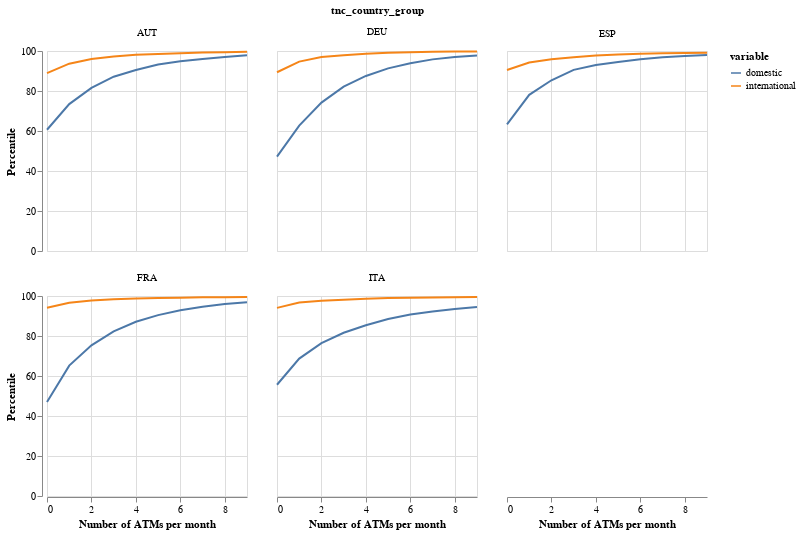

Notebook code for this chart:
### Code cell
df = pd.read_csv("atm_new.csv")

df["tnc_country_group"] = df["tnc_country_group"].str.strip()
df = df.loc[df["tnc_country_group"].isin(["NEuro", "Other", "GrE"]) == False, :]

df = df.loc[pd.to_datetime(df["start_time"]) == pd.to_datetime("2020-07-01"), :]

df["domestic"] = df["dom_atm"]
df["international"] = df["atms"] - df["domestic"]

df = (
    df.groupby(["user_id", "tnc_country_group"])["domestic", "international"]
    .agg("max")
    .reset_index()
    .fillna(0)
)

df = pd.melt(df, id_vars=["user_id", "tnc_country_group"])

df = (
    df.groupby(["tnc_country_group", "variable", "value"])["user_id"]
    .agg("nunique")
    .reset_index()
)


df["perc"] = (
    100
    * df["user_id"]
    / df.groupby(["tnc_country_group", "variable"])["user_id"].transform("sum")
)
df["cum"] = df.groupby(["tnc_country_group", "variable"])["perc"].cumsum()


alt.Chart(df.loc[df["value"] < 10, :]).mark_line().encode(
    x=alt.X("value:Q", axis=alt.Axis(title="Number of ATMs per month")),
    y=alt.Y("cum:Q", axis=alt.Axis(title="Percentile")),
    color="variable:N",
).properties(width=200, height=200, title="ATM withdrawals across markets").facet(
    facet="tnc_country_group", columns=3
)

### Figure 1 — Vega-Lite specification as saved in the notebook (floating-point values rounded to 4 significant figures)
{"config": {"view": {"continuousWidth": 400, "continuousHeight": 300}}, "data": {"name": "data-21589fb4367f6c1b4219f3cfd421ff77"}, "facet": {"type": "nominal", "field": "tnc_country_group"}, "spec": {"mark": "line", "encoding": {"color": {"type": "nominal", "field": "variable"}, "x": {"type": "quantitative", "axis": {"title": "Number of ATMs per month"}, "field": "value"}, "y": {"type": "quantitative", "axis": {"title": "Percentile"}, "field": "cum"}}, "height": 200, "title": "ATM withdrawals across markets", "width": 200}, "columns": 3, "$schema": "https://vega.github.io/schema/vega-lite/v4.0.2.json", "datasets": {"data-21589fb4367f6c1b4219f3cfd421ff77": [{"tnc_country_group": "AUT", "variable": "domestic", "value": 0, "user_id": 1350, "perc": 60.62, "cum": 60.62}, {"tnc_country_group": "AUT", "variable": "domestic", "value": 1, "user_id": 286, "perc": 12.84, "cum": 73.46}, {"tnc_country_group": "AUT", "variable": "domestic", "value": 2, "user_id": 180, "perc": 8.083, "cum": 81.54}, {"tnc_country_group": "AUT", "variable": "domestic", "value": 3, "user_id": 125, "perc": 5.613, "cum": 87.16}, {"tnc_country_group": "AUT", "variable": "domestic", "value": 4, "user_id": 75, "perc": 3.368, "cum": 90.53}, {"tnc_country_group": "AUT", "variable": "domestic", "value": 5, "user_id": 61, "perc": 2.739, "cum": 93.26}, {"tnc_country_group": "AUT", "variable": "domestic", "value": 6, "user_id": 35, "perc": 1.572, "cum": 94.84}, {"tnc_country_group": "AUT", "variable": "domestic", "value": 7, "user_id": 25, "perc": 1.123, "cum": 95.96}, {"tnc_country_group": "AUT", "variable": "domestic", "value": 8, "user_id": 22, "perc": 0.9879, "cum": 96.95}, {"tnc_country_group": "AUT", "variable": "domestic", "value": 9, "user_id": 20, "perc": 0.8981, "cum": 97.84}, {"tnc_country_group": "AUT", "variable": "international", "value": 0, "user_id": 1980, "perc": 88.91, "cum": 88.91}, {"tnc_country_group": "AUT", "variable": "international", "value": 1, "user_id": 106, "perc": 4.76, "cum": 93.67}, {"tnc_country_group": "AUT", "variable": "international", "value": 2, "user_id": 53, "perc": 2.38, "cum": 96.05}, {"tnc_country_group": "AUT", "variable": "international", "value": 3, "user_id": 27, "perc": 1.212, "cum": 97.26}, {"tnc_country_group": "AUT", "variable": "international", "value": 4, "user_id": 20, "perc": 0.8981, "cum": 98.16}, {"tnc_country_group": "AUT", "variable": "international", "value": 5, "user_id": 8, "perc": 0.3592, "cum": 98.52}, {"tnc_country_group": "AUT", "variable": "international", "value": 6, "user_id": 8, "perc": 0.3592, "cum": 98.88}, {"tnc_country_group": "AUT", "variable": "international", "value": 7, "user_id": 8, "perc": 0.3592, "cum": 99.24}, {"tnc_country_group": "AUT", "variable": "international", "value": 8, "user_id": 4, "perc": 0.1796, "cum": 99.42}, {"tnc_country_group": "AUT", "variable": "international", "value": 9, "user_id": 5, "perc": 0.2245, "cum": 99.64}, {"tnc_country_group": "DEU", "variable": "domestic", "value": 0, "user_id": 6712, "perc": 47.21, "cum": 47.21}, {"tnc_country_group": "DEU", "variable": "domestic", "value": 1, "user_id": 2197, "perc": 15.45, "cum": 62.66}, {"tnc_country_group": "DEU", "variable": "domestic", "value": 2, "user_id": 1639, "perc": 11.53, "cum": 74.19}, {"tnc_country_group": "DEU", "variable": "domestic", "value": 3, "user_id": 1131, "perc": 7.955, "cum": 82.14}, {"tnc_country_group": "DEU", "variable": "domestic", "value": 4, "user_id": 764, "perc": 5.373, "cum": 87.52}, {"tnc_country_group": "DEU", "variable": "domestic", "value": 5, "user_id": 542, "perc": 3.812, "cum": 91.33}, {"tnc_country_group": "DEU", "variable": "domestic", "value": 6, "user_id": 366, "perc": 2.574, "cum": 93.9}, {"tnc_country_group": "DEU", "variable": "domestic", "value": 7, "user_id": 272, "perc": 1.913, "cum": 95.82}, {"tnc_country_group": "DEU", "variable": "domestic", "value": 8, "user_id": 168, "perc": 1.182, "cum": 97.0}, {"tnc_country_group": "DEU", "variable": "domestic", "value": 9, "user_id": 108, "perc": 0.7596, "cum": 97.76}, {"tnc_country_group": "DEU", "variable": "international", "value": 0, "user_id": 12707, "perc": 89.37, "cum": 89.37}, {"tnc_country_group": "DEU", "variable": "international", "value": 1, "user_id": 758, "perc": 5.331, "cum": 94.7}, {"tnc_country_group": "DEU", "variable": "international", "value": 2, "user_id": 327, "perc": 2.3, "cum": 97.0}, {"tnc_country_group": "DEU", "variable": "international", "value": 3, "user_id": 131, "perc": 0.9214, "cum": 97.93}, {"tnc_country_group": "DEU", "variable": "international", "value": 4, "user_id": 96, "perc": 0.6752, "cum": 98.6}, {"tnc_country_group": "DEU", "variable": "international", "value": 5, "user_id": 69, "perc": 0.4853, "cum": 99.09}, {"tnc_country_group": "DEU", "variable": "international", "value": 6, "user_id": 41, "perc": 0.2884, "cum": 99.37}, {"tnc_country_group": "DEU", "variable": "international", "value": 7, "user_id": 27, "perc": 0.1899, "cum": 99.56}, {"tnc_country_group": "DEU", "variable": "international", "value": 8, "user_id": 20, "perc": 0.1407, "cum": 99.7}, {"tnc_country_group": "DEU", "variable": "international", "value": 9, "user_id": 10, "perc": 0.07033, "cum": 99.77}, {"tnc_country_group": "ESP", "variable": "domestic", "value": 0, "user_id": 1459, "perc": 63.35, "cum": 63.35}, {"tnc_country_group": "ESP", "variable": "domestic", "value": 1, "user_id": 339, "perc": 14.72, "cum": 78.07}, {"tnc_country_group": "ESP", "variable": "domestic", "value": 2, "user_id": 168, "perc": 7.295, "cum": 85.37}, {"tnc_country_group": "ESP", "variable": "domestic", "value": 3, "user_id": 120, "perc": 5.211, "cum": 90.58}, {"tnc_country_group": "ESP", "variable": "domestic", "value": 4, "user_id": 56, "perc": 2.432, "cum": 93.01}, {"tnc_country_group": "ESP", "variable": "domestic", "value": 5, "user_id": 34, "perc": 1.476, "cum": 94.49}, {"tnc_country_group": "ESP", "variable": "domestic", "value": 6, "user_id": 31, "perc": 1.346, "cum": 95.83}, {"tnc_country_group": "ESP", "variable": "domestic", "value": 7, "user_id": 23, "perc": 0.9987, "cum": 96.83}, {"tnc_country_group": "ESP", "variable": "domestic", "value": 8, "user_id": 16, "perc": 0.6947, "cum": 97.52}, {"tnc_country_group": "ESP", "variable": "domestic", "value": 9, "user_id": 11, "perc": 0.4776, "cum": 98.0}, {"tnc_country_group": "ESP", "variable": "international", "value": 0, "user_id": 2085, "perc": 90.53, "cum": 90.53}, {"tnc_country_group": "ESP", "variable": "international", "value": 1, "user_id": 85, "perc": 3.691, "cum": 94.22}, {"tnc_country_group": "ESP", "variable": "international", "value": 2, "user_id": 39, "perc": 1.693, "cum": 95.92}, {"tnc_country_group": "ESP", "variable": "international", "value": 3, "user_id": 21, "perc": 0.9119, "cum": 96.83}, {"tnc_country_group": "ESP", "variable": "international", "value": 4, "user_id": 22, "perc": 0.9553, "cum": 97.79}, {"tnc_country_group": "ESP", "variable": "international", "value": 5, "user_id": 12, "perc": 0.5211, "cum": 98.31}, {"tnc_country_group": "ESP", "variable": "international", "value": 6, "user_id": 6, "perc": 0.2605, "cum": 98.57}, {"tnc_country_group": "ESP", "variable": "international", "value": 7, "user_id": 6, "perc": 0.2605, "cum": 98.83}, {"tnc_country_group": "ESP", "variable": "international", "value": 8, "user_id": 3, "perc": 0.1303, "cum": 98.96}, {"tnc_country_group": "ESP", "variable": "international", "value": 9, "user_id": 5, "perc": 0.2171, "cum": 99.17}, {"tnc_country_group": "FRA", "variable": "domestic", "value": 0, "user_id": 17204, "perc": 46.97, "cum": 46.97}, {"tnc_country_group": "FRA", "variable": "domestic", "value": 1, "user_id": 6670, "perc": 18.21, "cum": 65.18}, {"tnc_country_group": "FRA", "variable": "domestic", "value": 2, "user_id": 3724, "perc": 10.17, "cum": 75.35}, {"tnc_country_group": "FRA", "variable": "domestic", "value": 3, "user_id": 2542, "perc": 6.94, "cum": 82.29}, {"tnc_country_group": "FRA", "variable": "domestic", "value": 4, "user_id": 1761, "perc": 4.808, "cum": 87.1}, {"tnc_country_group": "FRA", "variable": "domestic", "value": 5, "user_id": 1221, "perc": 3.334, "cum": 90.43}, {"tnc_country_group": "FRA", "variable": "domestic", "value": 6, "user_id": 889, "perc": 2.427, "cum": 92.86}, {"tnc_country_group": "FRA", "variable": "domestic", "value": 7, "user_id": 642, "perc": 1.753, "cum": 94.61}, {"tnc_country_group": "FRA", "variable": "domestic", "value": 8, "user_id": 492, "perc": 1.343, "cum": 95.95}, {"tnc_country_group": "FRA", "variable": "domestic", "value": 9, "user_id": 336, "perc": 0.9174, "cum": 96.87}, {"tnc_country_group": "FRA", "variable": "international", "value": 0, "user_id": 34490, "perc": 94.17, "cum": 94.17}, {"tnc_country_group": "FRA", "variable": "international", "value": 1, "user_id": 899, "perc": 2.454, "cum": 96.62}, {"tnc_country_group": "FRA", "variable": "international", "value": 2, "user_id": 392, "perc": 1.07, "cum": 97.69}, {"tnc_country_group": "FRA", "variable": "international", "value": 3, "user_id": 245, "perc": 0.6689, "cum": 98.36}, {"tnc_country_group": "FRA", "variable": "international", "value": 4, "user_id": 156, "perc": 0.4259, "cum": 98.79}, {"tnc_country_group": "FRA", "variable": "international", "value": 5, "user_id": 87, "perc": 0.2375, "cum": 99.02}, {"tnc_country_group": "FRA", "variable": "international", "value": 6, "user_id": 59, "perc": 0.1611, "cum": 99.18}, {"tnc_country_group": "FRA", "variable": "international", "value": 7, "user_id": 51, "perc": 0.1392, "cum": 99.32}, {"tnc_country_group": "FRA", "variable": "international", "value": 8, "user_id": 40, "perc": 0.1092, "cum": 99.43}, {"tnc_country_group": "FRA", "variable": "international", "value": 9, "user_id": 36, "perc": 0.09829, "cum": 99.53}, {"tnc_country_group": "ITA", "variable": "domestic", "value": 0, "user_id": 2475, "perc": 55.63, "cum": 55.63}, {"tnc_country_group": "ITA", "variable": "domestic", "value": 1, "user_id": 581, "perc": 13.06, "cum": 68.69}, {"tnc_country_group": "ITA", "variable": "domestic", "value": 2, "user_id": 343, "perc": 7.71, "cum": 76.4}, {"tnc_country_group": "ITA", "variable": "domestic", "value": 3, "user_id": 233, "perc": 5.237, "cum": 81.64}, {"tnc_country_group": "ITA", "variable": "domestic", "value": 4, "user_id": 167, "perc": 3.754, "cum": 85.39}, {"tnc_country_group": "ITA", "variable": "domestic", "value": 5, "user_id": 139, "perc": 3.124, "cum": 88.51}, {"tnc_country_group": "ITA", "variable": "domestic", "value": 6, "user_id": 99, "perc": 2.225, "cum": 90.74}, {"tnc_country_group": "ITA", "variable": "domestic", "value": 7, "user_id": 66, "perc": 1.483, "cum": 92.22}, {"tnc_country_group": "ITA", "variable": "domestic", "value": 8, "user_id": 55, "perc": 1.236, "cum": 93.46}, {"tnc_country_group": "ITA", "variable": "domestic", "value": 9, "user_id": 45, "perc": 1.011, "cum": 94.47}, {"tnc_country_group": "ITA", "variable": "international", "value": 0, "user_id": 4185, "perc": 94.07, "cum": 94.07}, {"tnc_country_group": "ITA", "variable": "international", "value": 1, "user_id": 119, "perc": 2.675, "cum": 96.74}, {"tnc_country_group": "ITA", "variable": "international", "value": 2, "user_id": 39, "perc": 0.8766, "cum": 97.62}, {"tnc_country_group": "ITA", "variable": "international", "value": 3, "user_id": 24, "perc": 0.5394, "cum": 98.16}, {"tnc_country_group": "ITA", "variable": "international", "value": 4, "user_id": 19, "perc": 0.4271, "cum": 98.58}, {"tnc_country_group": "ITA", "variable": "international", "value": 5, "user_id": 19, "perc": 0.4271, "cum": 99.01}, {"tnc_country_group": "ITA", "variable": "international", "value": 6, "user_id": 6, "perc": 0.1349, "cum": 99.15}, {"tnc_country_group": "ITA", "variable": "international", "value": 7, "user_id": 6, "perc": 0.1349, "cum": 99.28}, {"tnc_country_group": "ITA", "variable": "international", "value": 8, "user_id": 6, "perc": 0.1349, "cum": 99.42}, {"tnc_country_group": "ITA", "variable": "international", "value": 9, "user_id": 4, "perc": 0.08991, "cum": 99.51}]}}
